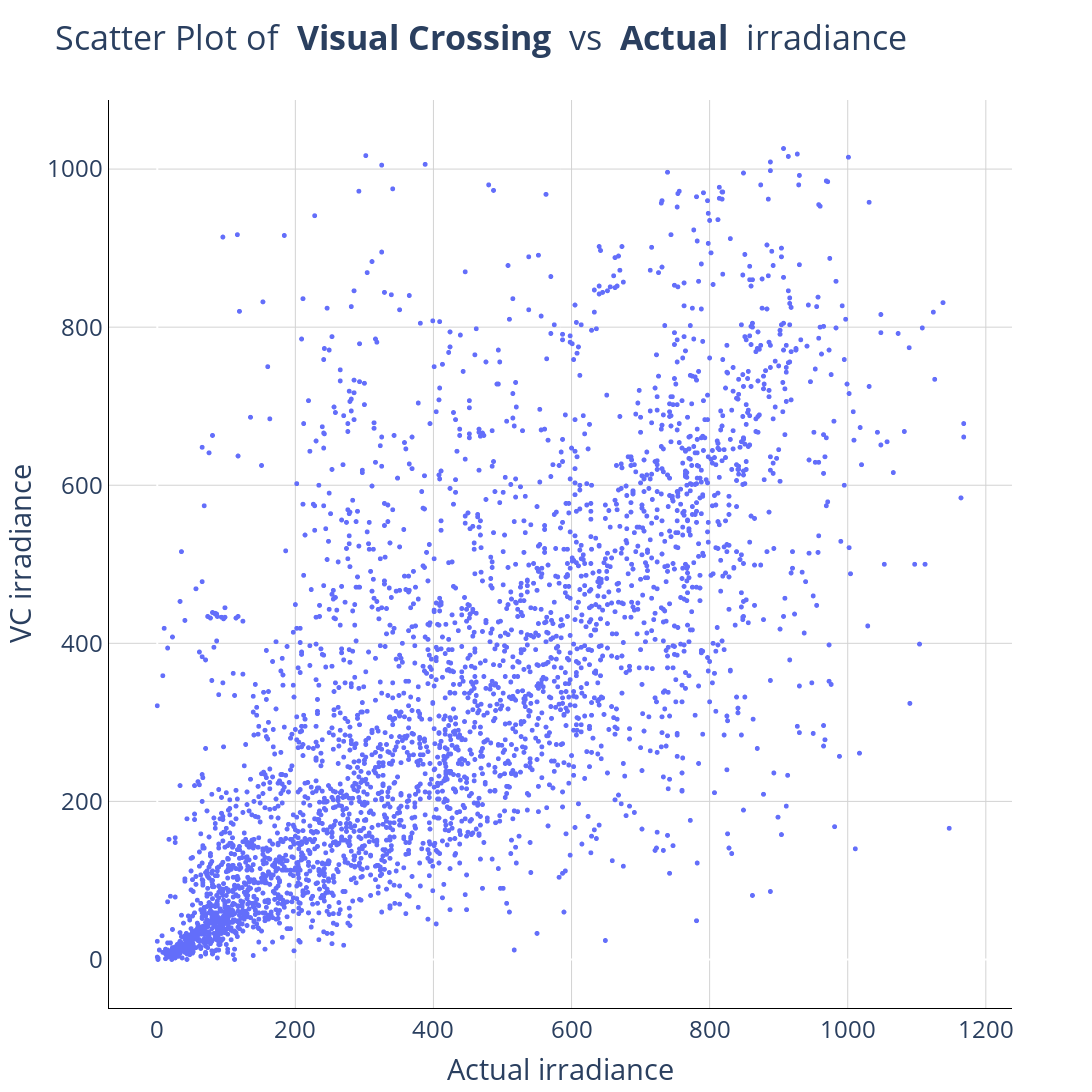

The notebook cell this image was saved under:
### Code cell
df = df.rename(columns={'irradiance': 'Actual irradiance'})

fig = px.scatter(df, 
                 x='Actual irradiance', 
                 y='VC irradiance', 
                 title='Scatter Plot of <b> Visual Crossing </b> vs <b> Actual </b> irradiance')
# fig size square
fig.update_traces(marker=dict(size=5))
fig.update_layout(font=dict(size=24),width=1200, height=1200)
fig.update_layout(
    plot_bgcolor='white',
    xaxis=dict(
        linecolor='black',
        showgrid=True,
        gridcolor='lightgrey'
    ),
    yaxis=dict(
        linecolor='black',
        showgrid=True,
        gridcolor='lightgrey'
    )
)

### Figure 1 — Plotly figure (JSON) as saved in the notebook; plotly's stock layout.template omitted (floating-point values rounded to 4 significant figures; data arrays with more than 128 entries replaced by an {"elided": "..."} marker saying what was removed)
{"data": [{"hovertemplate": "Actual irradiance=%{x}<br>VC irradiance=%{y}<extra></extra>", "legendgroup": "", "marker": {"color": "#636efa", "size": 5, "symbol": "circle"}, "mode": "markers", "name": "", "showlegend": false, "type": "scattergl", "x": {"elided": "3524 int values"}, "xaxis": "x", "y": {"elided": "3524 int values"}, "yaxis": "y"}], "layout": {"font": {"size": 24}, "height": 1200, "legend": {"tracegroupgap": 0}, "plot_bgcolor": "white", "title": {"text": "Scatter Plot of <b> Visual Crossing </b> vs <b> Actual </b> irradiance"}, "width": 1200, "xaxis": {"anchor": "y", "domain": [0, 1], "gridcolor": "lightgrey", "linecolor": "black", "showgrid": true, "title": {"text": "Actual irradiance"}}, "yaxis": {"anchor": "x", "domain": [0, 1], "gridcolor": "lightgrey", "linecolor": "black", "showgrid": true, "title": {"text": "VC irradiance"}}}}
